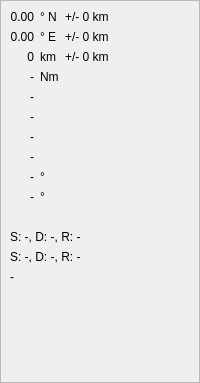
    <widget class="QFrame" name="fmFrameInformationAutomatic" >
     <property name="frameShape" >
      <enum>QFrame::StyledPanel</enum>
     </property>
     <property name="frameShadow" >
      <enum>QFrame::Raised</enum>
     </property>
     <layout class="QGridLayout" >
      <property name="margin" >
       <number>9</number>
      </property>
      <property name="spacing" >
       <number>6</number>
      </property>
      <item row="11" column="0" colspan="3" >
       <widget class="QLabel" name="labelNP0Automatic" >
        <property name="text" >
         <string>S: -, D: -, R: -</string>
        </property>
       </widget>
      </item>
      <item row="12" column="0" colspan="3" >
       <widget class="QLabel" name="labelNP1Automatic" >
        <property name="text" >
         <string>S: -, D: -, R: -</string>
        </property>
       </widget>
      </item>
      <item row="2" column="2" >
       <widget class="QLabel" name="labelDepthErrorAutomatic" >
        <property name="text" >
         <string>+/- 0 km</string>
        </property>
        <property name="alignment" >
         <set>Qt::AlignLeading|Qt::AlignLeft|Qt::AlignVCenter</set>
        </property>
       </widget>
      </item>
      <item row="6" column="0" >
       <widget class="QLabel" name="labelCLVDAutomatic" >
        <property name="text" >
         <string>-</string>
        </property>
        <property name="alignment" >
         <set>Qt::AlignRight|Qt::AlignTrailing|Qt::AlignVCenter</set>
        </property>
       </widget>
      </item>
      <item row="8" column="0" >
       <widget class="QLabel" name="labelMinDistAutomatic" >
        <property name="text" >
         <string>-</string>
        </property>
        <property name="alignment" >
         <set>Qt::AlignRight|Qt::AlignTrailing|Qt::AlignVCenter</set>
        </property>
       </widget>
      </item>
      <item row="8" column="1" >
       <widget class="QLabel" name="labelMinDistUnitAutomatic" >
        <property name="text" >
         <string>°</string>
        </property>
        <property name="alignment" >
         <set>Qt::AlignLeading|Qt::AlignLeft|Qt::AlignVCenter</set>
        </property>
       </widget>
      </item>
      <item row="9" column="0" >
       <widget class="QLabel" name="labelMaxDistAutomatic" >
        <property name="text" >
         <string>-</string>
        </property>
        <property name="alignment" >
         <set>Qt::AlignRight|Qt::AlignTrailing|Qt::AlignVCenter</set>
        </property>
       </widget>
      </item>
      <item row="9" column="1" >
       <widget class="QLabel" name="labelMaxDistUnitAutomatic" >
        <property name="text" >
         <string>°</string>
        </property>
        <property name="alignment" >
         <set>Qt::AlignLeading|Qt::AlignLeft|Qt::AlignVCenter</set>
        </property>
       </widget>
      </item>
      <item row="1" column="0" >
       <widget class="QLabel" name="labelLongitudeAutomatic" >
        <property name="text" >
         <string>0.00</string>
        </property>
        <property name="alignment" >
         <set>Qt::AlignRight|Qt::AlignTrailing|Qt::AlignVCenter</set>
        </property>
       </widget>
      </item>
      <item row="2" column="0" >
       <widget class="QLabel" name="labelDepthAutomatic" >
        <property name="text" >
         <string>0</string>
        </property>
        <property name="alignment" >
         <set>Qt::AlignRight|Qt::AlignTrailing|Qt::AlignVCenter</set>
        </property>
       </widget>
      </item>
      <item row="1" column="1" >
       <widget class="QLabel" name="labelLongitudeUnitAutomatic" >
        <property name="text" >
         <string>° E</string>
        </property>
        <property name="alignment" >
         <set>Qt::AlignLeading|Qt::AlignLeft|Qt::AlignVCenter</set>
        </property>
       </widget>
      </item>
      <item row="0" column="1" >
       <widget class="QLabel" name="labelLatitudeUnitAutomatic" >
        <property name="text" >
         <string>° N</string>
        </property>
        <property name="alignment" >
         <set>Qt::AlignLeading|Qt::AlignLeft|Qt::AlignVCenter</set>
        </property>
       </widget>
      </item>
      <item row="13" column="0" colspan="3" >
       <widget class="QLabel" name="labelTypeAutomatic" >
        <property name="text" >
         <string>-</string>
        </property>
       </widget>
      </item>
      <item row="7" column="0" >
       <widget class="QLabel" name="labelPhasesAutomatic" >
        <property name="text" >
         <string>-</string>
        </property>
        <property name="alignment" >
         <set>Qt::AlignRight|Qt::AlignTrailing|Qt::AlignVCenter</set>
        </property>
       </widget>
      </item>
      <item row="10" column="0" colspan="3" >
       <widget class="QLabel" name="fmLabelVDistanceAutomatic" >
        <property name="text" >
         <string>&lt;Spacer></string>
        </property>
       </widget>
      </item>
      <item row="1" column="2" >
       <widget class="QLabel" name="labelLongitudeErrorAutomatic" >
        <property name="text" >
         <string>+/- 0 km</string>
        </property>
        <property name="alignment" >
         <set>Qt::AlignLeading|Qt::AlignLeft|Qt::AlignVCenter</set>
        </property>
       </widget>
      </item>
      <item row="14" column="0" colspan="3" >
       <widget class="QLabel" name="labelAgencyAutomatic" >
        <property name="font" >
         <font>
          <family>Sans Serif</family>
          <pointsize>14</pointsize>
          <weight>50</weight>
          <italic>false</italic>
          <bold>false</bold>
          <underline>false</underline>
          <strikeout>false</strikeout>
         </font>
        </property>
        <property name="text" >
         <string/>
        </property>
        <property name="alignment" >
         <set>Qt::AlignLeading|Qt::AlignLeft|Qt::AlignVCenter</set>
        </property>
       </widget>
      </item>
      <item row="16" column="0" colspan="3" >
       <widget class="QLabel" name="labelThisSolutionAutomatic" >
        <property name="font" >
         <font>
          <family>Verdana</family>
          <pointsize>12</pointsize>
          <weight>50</weight>
          <italic>false</italic>
          <bold>false</bold>
          <underline>false</underline>
          <strikeout>false</strikeout>
         </font>
        </property>
        <property name="text" >
         <string/>
        </property>
       </widget>
      </item>
      <item row="2" column="1" >
       <widget class="QLabel" name="labelDepthUnitAutomatic" >
        <property name="text" >
         <string>km</string>
        </property>
        <property name="alignment" >
         <set>Qt::AlignLeading|Qt::AlignLeft|Qt::AlignVCenter</set>
        </property>
       </widget>
      </item>
      <item row="0" column="0" >
       <widget class="QLabel" name="labelLatitudeAutomatic" >
        <property name="sizePolicy" >
         <sizepolicy>
          <hsizetype>5</hsizetype>
          <vsizetype>5</vsizetype>
          <horstretch>0</horstretch>
          <verstretch>0</verstretch>
         </sizepolicy>
        </property>
        <property name="text" >
         <string>0.00</string>
        </property>
        <property name="alignment" >
         <set>Qt::AlignRight|Qt::AlignTrailing|Qt::AlignVCenter</set>
        </property>
       </widget>
      </item>
      <item row="15" column="0" colspan="3" >
       <widget class="QLabel" name="labelStatusAutomatic" >
        <property name="font" >
         <font>
          <family>Sans Serif</family>
          <pointsize>14</pointsize>
          <weight>50</weight>
          <italic>false</italic>
          <bold>false</bold>
          <underline>false</underline>
          <strikeout>false</strikeout>
         </font>
        </property>
        <property name="text" >
         <string/>
        </property>
        <property name="alignment" >
         <set>Qt::AlignLeading|Qt::AlignLeft|Qt::AlignVCenter</set>
        </property>
       </widget>
      </item>
      <item row="4" column="0" >
       <widget class="QLabel" name="labelMwAutomatic" >
        <property name="text" >
         <string>-</string>
        </property>
        <property name="alignment" >
         <set>Qt::AlignRight|Qt::AlignTrailing|Qt::AlignVCenter</set>
        </property>
       </widget>
      </item>
      <item row="0" column="2" >
       <widget class="QLabel" name="labelLatitudeErrorAutomatic" >
        <property name="sizePolicy" >
         <sizepolicy>
          <hsizetype>5</hsizetype>
          <vsizetype>5</vsizetype>
          <horstretch>1</horstretch>
          <verstretch>0</verstretch>
         </sizepolicy>
        </property>
        <property name="text" >
         <string>+/- 0 km</string>
        </property>
        <property name="alignment" >
         <set>Qt::AlignLeading|Qt::AlignLeft|Qt::AlignVCenter</set>
        </property>
       </widget>
      </item>
      <item row="5" column="0" >
       <widget class="QLabel" name="labelMisfitAutomatic" >
        <property name="text" >
         <string>-</string>
        </property>
        <property name="alignment" >
         <set>Qt::AlignRight|Qt::AlignTrailing|Qt::AlignVCenter</set>
        </property>
       </widget>
      </item>
      <item row="3" column="0" >
       <widget class="QLabel" name="labelMomentAutomatic" >
        <property name="text" >
         <string>-</string>
        </property>
        <property name="alignment" >
         <set>Qt::AlignRight|Qt::AlignTrailing|Qt::AlignVCenter</set>
        </property>
       </widget>
      </item>
      <item row="3" column="1" >
       <widget class="QLabel" name="labelMomentUnitAutomatic" >
        <property name="text" >
         <string>Nm</string>
        </property>
       </widget>
      </item>
     </layout>
    </widget>
